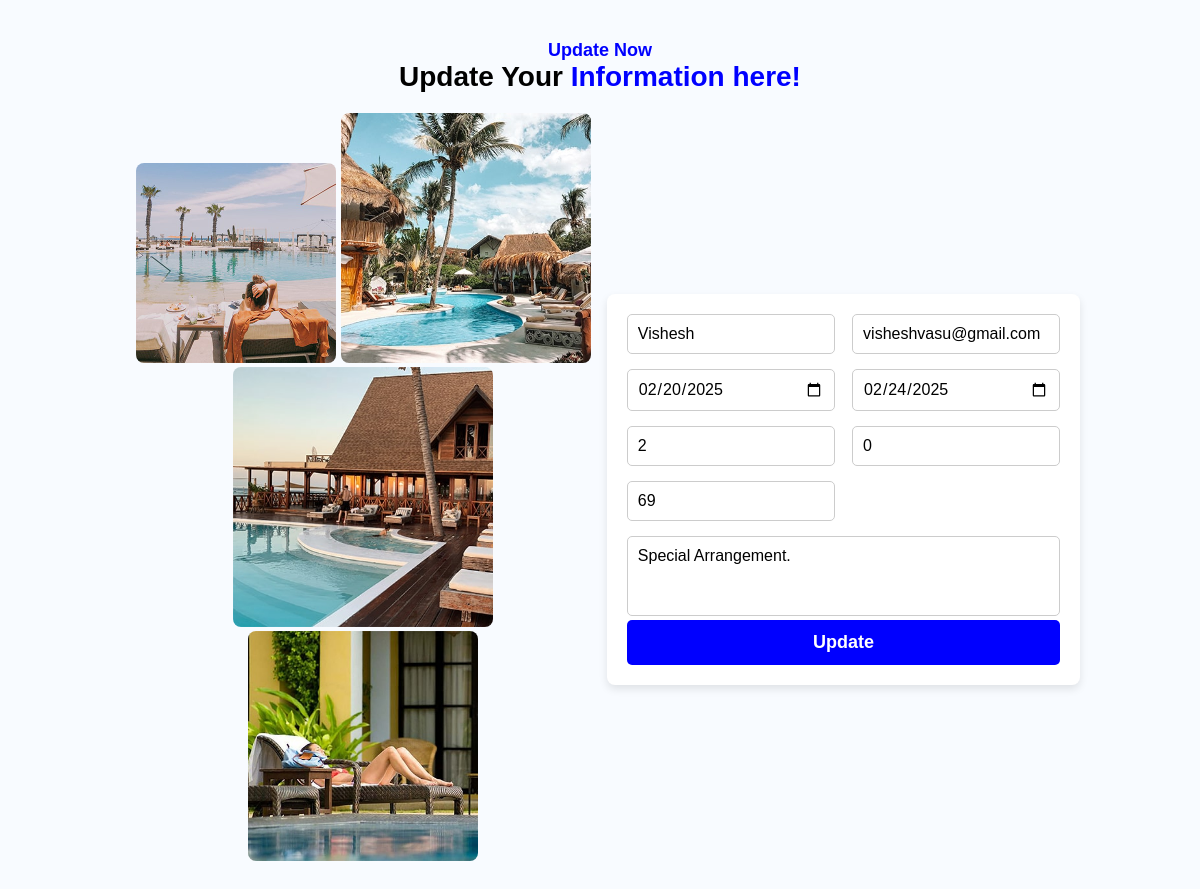
Page /update/3 (signed in) on the committed database.
### app.py (models this page shows)
class Booking(db.Model):
    _tablename_ = "booking"
    id = db.Column(db.Integer, primary_key=True)
    name = db.Column(db.String(100))
    user_email = db.Column(db.String(200))
    user_checkin= db.Column(db.Date)
    user_checkout = db.Column(db.Date)
    user_adult = db.Column(db.Integer)
    user_child = db.Column(db.Integer)
    user_room = db.Column(db.Integer)
    user_request = db.Column(db.String(100))

### app.py (the view, shortened to what this page needs)
@app.route("/update/<int:booking_id>", methods=["GET", "POST"])
@login_required
def update_booking(booking_id):
    booking = db.session.get(Booking, booking_id)
    return render_template("updateForm.html", data=booking)

### app.py (called while the page is built)
@login_manager.user_loader
def load_user(user_id):
    return db.session.get(User, int(user_id))

### templates/updateForm.html (shortened to what this page needs)
<!DOCTYPE html>
<html lang="en">
<head>
</head>
<body>
    <section class="booking-section">
        <h3 class="booking-title"><span>Update Now</span></h3>
        <h2 class="booking-subtitle">Update Your <span class="highlight">Information here!</span></h2>
        <div class="booking-container">
            <div class="booking-images">
                <div>
                    <img src="/static/images/about-1.jpg" alt="Luxury Pool" style="height: 200px; width: 200px;">
                    <img src="/static/images/about-2.jpg" alt="Beach View" style="height: 250px; width: 250px;">
                </div>
                <img src="/static/images/about-3.jpg" alt="Resort Stay" style="height: 260px; width: 260px;">
                <img src="/static/images/about-4.jpg" alt="Relaxing Spot" style="height: 230px; width: 230px;">
            </div>
            <div class="booking-form">
                <form method="POST" action="{{ url_for('update_booking', booking_id=data.id) }}">
                    <div class="form-group">
                        <input type="text" placeholder="Your Name" name="name" value="{{ data.name }}" required>
                        <input type="email" placeholder="Your Email" name="user_email" value="{{ data.user_email }}" required>
                    </div>
                    <div class="form-group">
                        <input type="date" name="user_checkin" value="{{ data.user_checkin }}" required>
                        <input type="date" name="user_checkout" value="{{ data.user_checkout }}" required>
                    </div>
                    <div class="form-group">
                        <input type="number" placeholder="Adult" name="user_adult" value="{{ data.user_adult }}" required>
                        <input type="number" placeholder="Child" name="user_child" value="{{ data.user_child }}" required>
                    </div>
                    <div class="form-group">
                        <input type="number" placeholder="Room" name="user_room" value="{{ data.user_room }}" required>
                    </div>
                    <textarea placeholder="Special Request" name="user_request">{{ data.user_request }}</textarea>
                    <button type="submit" class="btn-book">Update</button>
                </form>
            </div>
        </div>
    </section>
</body>
</html>

### templates/updateForm.html (style rules this page uses)
* { margin: 0; padding: 0; box-sizing: border-box; font-family: Arial, sans-serif; }
body { background-color: #f8fbff; }
.booking-section { text-align: center; padding: 40px 10%; }
.booking-title span { color: blue; font-weight: bold; font-size: 18px; display: block; }
.booking-subtitle { font-size: 28px; font-weight: bold; margin-bottom: 20px; }
.booking-subtitle .highlight { color: blue; }
.booking-container { display: flex; align-items: center; justify-content: space-between; }
.booking-images img { border-radius: 8px; opacity: 0; transform: scale(0.8); animation: popOut 0.6s ease-out forwards; }
.booking-images img:nth-child(1) { animation-delay: 0.2s; }
.booking-images img:nth-child(2) { animation-delay: 0.4s; }
.booking-images img:nth-child(3) { animation-delay: 0.6s; }
.booking-form { width: 50%; background: white; padding: 20px; border-radius: 8px; box-shadow: 0px 4px 8px rgba(0, 0, 0, 0.1); }
.form-group { display: flex; justify-content: space-between; margin-bottom: 15px; }
.form-group input, .form-group select, textarea { width: 48%; padding: 10px; border: 1px solid #ccc; border-radius: 5px; font-size: 16px; }
textarea { width: 100%; height: 80px; resize: none; }
.btn-book { width: 100%; padding: 12px; background-color: blue; border: none; color: white; font-size: 18px; font-weight: bold; border-radius: 5px; cursor: pointer; }

### rows in the picture
Booking: name "Vishesh", user_email "visheshvasu@gmail.com", user_checkin "02/20/2025", user_checkout "02/24/2025", user_adult "2", user_child "0", user_room "69", user_request "Special Arrangement."
